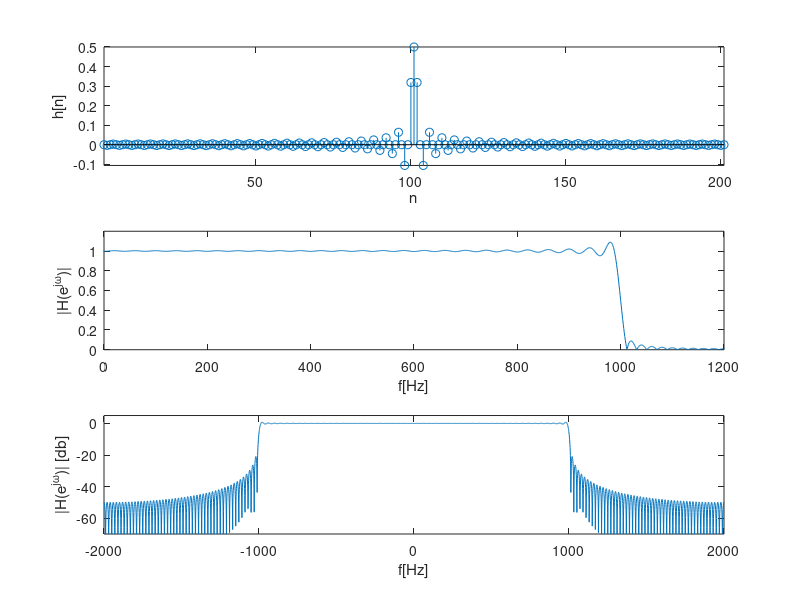

Source code (MATLAB):
close all
clear all
clc

M=1:100;
Fs=4e3;         %Hz
fpass=1e3;      %Hz
wc=pi*fpass/(Fs/2); %rad
f=-Fs/2:1:Fs/2;
for k=1:length(M)
    n=1:M(k); 
    h=sin(wc*n)./(pi*n);
    h=[fliplr(h) wc/pi h];
    %h=h(:).*hamming(length(h));
    Hw=freqz(h,1,f,Fs);
    figure(1)
        subplot(3,1,1)
            stem(h) 
            xlabel('n')
            ylabel('h[n]')
            axis tight, box on
        subplot(3,1,2)
            plot(f,abs(Hw))
            xlabel('f[Hz]')
            ylabel('|H(e^j^\omega)|')
            axis([min(f) max(f) 0 1.2]), box on
            axis([0 1.2*fpass 0 1.2]), box on
        subplot(3,1,3)
            plot(f,20*log10(abs(Hw)))
            xlabel('f[Hz]')
            ylabel('|H(e^j^\omega)| [db]')
            axis([min(f) max(f) -70 5]), box on
            %axis{[o 1.2*fpass -70 5]}, box on
        drawnow
end

            